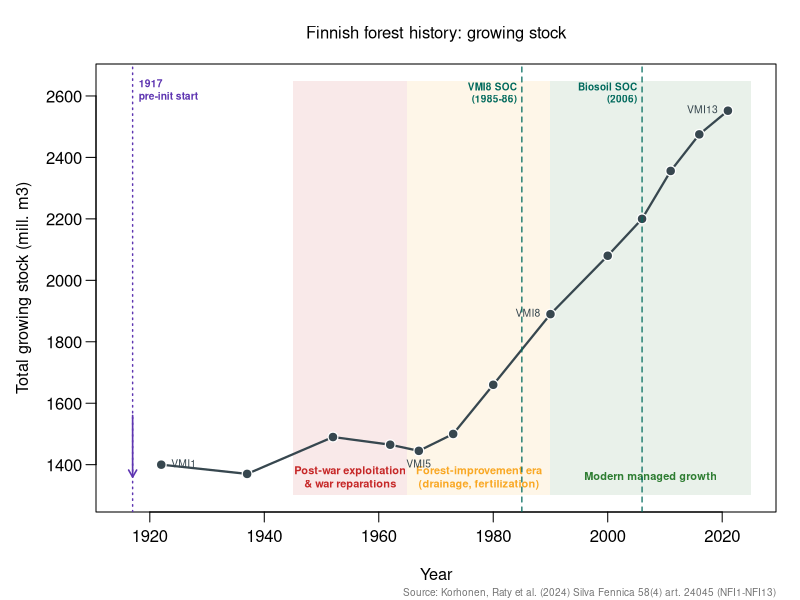

Here is the R script that generated this plot:
setwd("/Users/ilmenichetti/Library/CloudStorage/OneDrive-Valtion/HIKET/SOC_modeling")
# F10b — Finnish forest history ([History] thread): the physical justification for a
# below-equilibrium 1917 start (sigma_init < 1) and rising, non-stationary litter inputs.
# Total growing stock from the National Forest Inventory (VMI1..VMI13), management eras
# shaded, the two SOC campaigns we calibrate against marked.
#
# SOURCE: Korhonen, Raty et al. (2024) "Forests of Finland 2019-2023 and their
# development 1921-2023", Silva Fennica 58(5) art. 24045 (open access). Total growing
# stock on productive + poorly productive forest land, whole country. Series now read
# from the single sourced data file (endpoints exact from the paper; NFI2-NFI10
# digitized from Fig 10a) so this figure and the C3 pre-run share ONE source of truth.
# Provenance per point: Data/forest_history/nfi_growing_stock.csv + its README.

# --- NFI total growing stock, mill. m3 (inventory midpoint year) -------------
gs  <- read.csv("Data/forest_history/nfi_growing_stock.csv")
vmi <- data.frame(year  = gs$midpoint_year,
                  stock = gs$total_stock_Mm3,
                  label = paste0("VMI", gs$nfi))

# --- management eras (shading) ----------------------------------------------
eras <- list(
  list(x0=1945, x1=1965, col="#c62828", name="Post-war exploitation\n& war reparations"),
  list(x0=1965, x1=1990, col="#f9a825", name="Forest-improvement era\n(drainage, fertilization)"),
  list(x0=1990, x1=2025, col="#2e7d32", name="Modern managed growth")
)

png("manuscript/figures/F10b_forest_history.png", width=10, height=5.2, units="in", res=200)
par(mar=c(4.4, 4.8, 3.2, 1.2), mgp=c(2.7, 0.7, 0))
xl <- c(1915, 2025); yl <- c(1300, 2650)
plot(NA, xlim=xl, ylim=yl, axes=FALSE, xlab="", ylab="")

# era bands
for (e in eras) {
  rect(e$x0, yl[1], e$x1, yl[2], col=adjustcolor(e$col, 0.10), border=NA)
  text(mean(c(e$x0, e$x1)), yl[1] + 60, e$name, cex=0.66, col=e$col, font=2, adj=0.5)
}

axis(1, at=seq(1920, 2020, 20)); axis(2, las=1); box()
mtext("Year", side=1, line=2.6, cex=0.98)
mtext("Total growing stock (mill. m3)", side=2, line=3.2, cex=0.98)

# growing-stock trajectory
lines(vmi$year, vmi$stock, col="#37474f", lwd=2.2)
points(vmi$year, vmi$stock, pch=21, bg="#37474f", col="white", cex=1.3, lwd=1.2)
# label the endpoints and the mid-century low
key <- vmi$label %in% c("VMI1","VMI5","VMI8","VMI13")
text(vmi$year[key], vmi$stock[key], vmi$label[key], pos=c(4,1,2,2), cex=0.62,
     col="#37474f", offset=0.5)

# --- 1917 below-equilibrium anchor (the calibration pre-init year) ----------
abline(v=1917, col="#5e35b1", lwd=1.4, lty=3)
text(1917, yl[2]-40, "1917\npre-init start", cex=0.62, col="#5e35b1", font=2, pos=4, offset=0.3)
arrows(1917, 1560, 1917, 1360, length=0.08, col="#5e35b1", lwd=1.6)

# --- SOC campaigns we calibrate against -------------------------------------
soc <- data.frame(year=c(1985, 2006), name=c("VMI8 SOC\n(1985-86)", "Biosoil SOC\n(2006)"))
for (i in seq_len(nrow(soc))) {
  abline(v=soc$year[i], col="#00695c", lwd=1.2, lty=2)
  text(soc$year[i], 2600, soc$name[i], cex=0.6, col="#00695c", font=2, pos=2, offset=0.25)
}

title(main="Finnish forest history: growing stock",
      cex.main=1.0, font.main=1)
mtext("Source: Korhonen, Raty et al. (2024) Silva Fennica 58(4) art. 24045 (NFI1-NFI13)",
      side=1, line=3.4, cex=0.6, col="grey45", adj=1)
dev.off()
cat("wrote manuscript/figures/F10b_forest_history.png\n")
